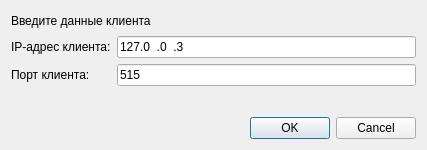
<?xml version="1.0" encoding="UTF-8"?>
<ui version="4.0">
 <class>SendDialog</class>
 <widget class="QDialog" name="SendDialog">
  <property name="geometry">
   <rect>
    <x>0</x>
    <y>0</y>
    <width>427</width>
    <height>150</height>
   </rect>
  </property>
  <property name="sizePolicy">
   <sizepolicy hsizetype="Fixed" vsizetype="Fixed">
    <horstretch>0</horstretch>
    <verstretch>0</verstretch>
   </sizepolicy>
  </property>
  <property name="windowTitle">
   <string>Отправить данные</string>
  </property>
  <layout class="QGridLayout" name="gridLayout_2">
   <item row="0" column="0">
    <widget class="QLabel" name="header_lbl">
     <property name="text">
      <string>Введите данные клиента</string>
     </property>
    </widget>
   </item>
   <item row="1" column="0">
    <layout class="QGridLayout" name="gridLayout">
     <item row="0" column="0">
      <widget class="QLabel" name="ip_lbl">
       <property name="text">
        <string>IP-адрес клиента:</string>
       </property>
      </widget>
     </item>
     <item row="0" column="1">
      <widget class="QLineEdit" name="ip_edit">
       <property name="toolTip">
        <string>IP-адрес клиента</string>
       </property>
       <property name="inputMask">
        <string>000.000.000.000</string>
       </property>
       <property name="text">
        <string>127.0.0.3</string>
       </property>
      </widget>
     </item>
     <item row="1" column="0">
      <widget class="QLabel" name="port_lbl">
       <property name="text">
        <string>Порт клиента:</string>
       </property>
      </widget>
     </item>
     <item row="1" column="1">
      <widget class="QLineEdit" name="port_edit">
       <property name="toolTip">
        <string>Порт клиента</string>
       </property>
       <property name="inputMask">
        <string>00000</string>
       </property>
       <property name="text">
        <string>515</string>
       </property>
       <property name="maxLength">
        <number>5</number>
       </property>
      </widget>
     </item>
    </layout>
   </item>
   <item row="2" column="0">
    <widget class="QLabel" name="warning_lbl">
     <property name="font">
      <font>
       <pointsize>8</pointsize>
      </font>
     </property>
     <property name="styleSheet">
      <string notr="true">color: rgb(224, 27, 36);</string>
     </property>
     <property name="text">
      <string/>
     </property>
     <property name="alignment">
      <set>Qt::AlignCenter</set>
     </property>
    </widget>
   </item>
   <item row="3" column="0">
    <widget class="QDialogButtonBox" name="buttonBox">
     <property name="orientation">
      <enum>Qt::Horizontal</enum>
     </property>
     <property name="standardButtons">
      <set>QDialogButtonBox::Cancel|QDialogButtonBox::Ok</set>
     </property>
    </widget>
   </item>
  </layout>
 </widget>
 <resources/>
 <connections>
  <connection>
   <sender>buttonBox</sender>
   <signal>accepted()</signal>
   <receiver>SendDialog</receiver>
   <slot>accept()</slot>
   <hints>
    <hint type="sourcelabel">
     <x>248</x>
     <y>254</y>
    </hint>
    <hint type="destinationlabel">
     <x>157</x>
     <y>274</y>
    </hint>
   </hints>
  </connection>
  <connection>
   <sender>buttonBox</sender>
   <signal>rejected()</signal>
   <receiver>SendDialog</receiver>
   <slot>reject()</slot>
   <hints>
    <hint type="sourcelabel">
     <x>316</x>
     <y>260</y>
    </hint>
    <hint type="destinationlabel">
     <x>286</x>
     <y>274</y>
    </hint>
   </hints>
  </connection>
 </connections>
</ui>
